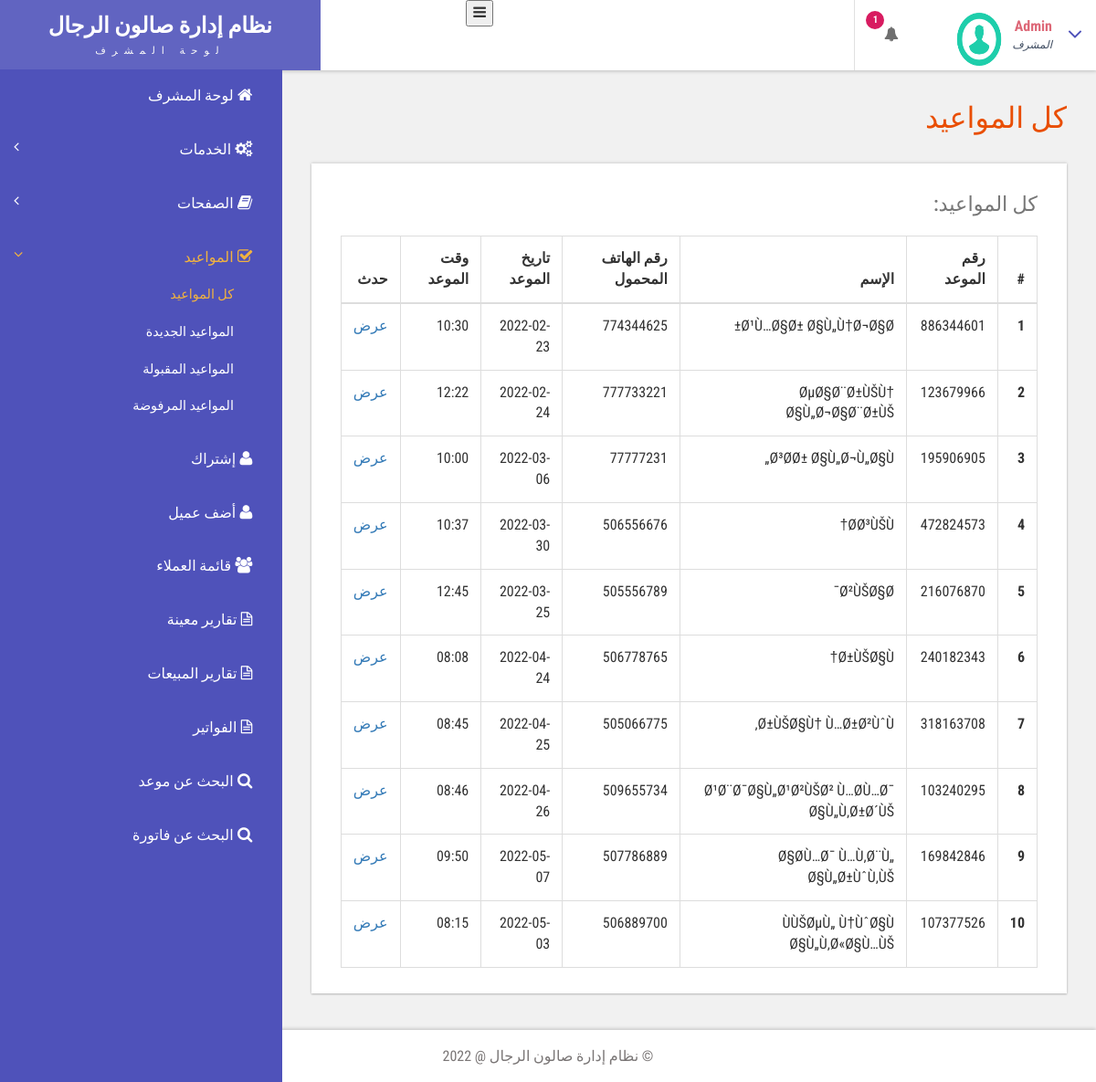
Page /admin/all-appointment.php (signed in) on the committed database.
### tables this page shows
CREATE TABLE `tblappointment` (
  `ID` int(10) NOT NULL,
  `AptNumber` varchar(80) DEFAULT NULL,
  `Name` varchar(120) DEFAULT NULL,
  `Email` varchar(120) DEFAULT NULL,
  `PhoneNumber` bigint(11) DEFAULT NULL,
  `AptDate` varchar(120) DEFAULT NULL,
  `AptTime` varchar(120) DEFAULT NULL,
  `Services` varchar(120) DEFAULT NULL,
  `ApplyDate` timestamp NULL DEFAULT CURRENT_TIMESTAMP,
  `Remark` varchar(250) NOT NULL,
  `Status` varchar(50) NOT NULL,
  `RemarkDate` timestamp NOT NULL DEFAULT '0000-00-00 00:00:00' ON UPDATE CURRENT_TIMESTAMP
);

### admin/all-appointment.php (the view, shortened to what this page needs)
<?php
include('includes/dbconnection.php');
if (strlen($_SESSION['bpmsaid']==0)) {
  header('location:logout.php');
  } else{
  ?>
<!DOCTYPE HTML>
<html lang="ar">
<head>
<link href="css/bootstrap.css" rel='stylesheet' type='text/css' />
<link href="css/style.css" rel='stylesheet' type='text/css' />
<link href="css/font-awesome.css" rel="stylesheet">
<link href="css/animate.css" rel="stylesheet" type="text/css" media="all">
<link href="css/custom.css" rel="stylesheet">
</head>
<body class="cbp-spmenu-push" dir="rtl">
	<div class="main-content">
		 <?php include_once('includes/sidebar.php');?>
		 <?php include_once('includes/header.php');?>
		<div id="page-wrapper">
			<div class="main-page">
				<div class="tables">
					<h3 class="title1">كل المواعيد</h3>
					<div class="table-responsive bs-example widget-shadow">
						<h4>كل المواعيد:</h4>
						<table class="table table-bordered"> <thead> <tr> <th>#</th> <th> رقم الموعد</th> <th>الإسم</th><th>رقم الهاتف المحمول</th> <th>تاريخ الموعد</th><th>وقت الموعد</th><th>حدث</th> </tr> </thead> <tbody>
<?php
$ret=mysqli_query($con,"select *from  tblappointment");
$cnt=1;
while ($row=mysqli_fetch_array($ret)) {
?>
						 <tr> <th scope="row"><?php echo $cnt;?></th> <td><?php  echo $row['AptNumber'];?></td> <td><?php  echo $row['Name'];?></td><td><?php  echo $row['PhoneNumber'];?></td><td><?php  echo $row['AptDate'];?></td> <td><?php  echo $row['AptTime'];?></td> <td><a href="view-appointment.php?viewid=<?php echo $row['ID'];?>">عرض</a></td> </tr>   <?php
$cnt=$cnt+1;
}?></tbody> </table>
					</div>
				</div>
			</div>
		</div>
		 <?php include_once('includes/footer.php');?>
	</div>
</body>
</html>
<?php }  ?>

### admin/includes/header.php (shortened to what this page needs)
<div class="sticky-header header-section ">
      <div class="header-left">
        <button id="showLeftPush"><i class="fa fa-bars"></i></button>
        <div class="logo">
          <a href="index.html">
            <h1>نظام إدارة صالون الرجال  </h1>
            <span>لوحة المشرف</span>
          </a>
        </div>
      </div>
      <div class="header-right">
        <div class="profile_details_left">
          <ul class="nofitications-dropdown">
            <?php
$ret1=mysqli_query($con,"select ID,Name from  tblappointment where Status=''");
$num=mysqli_num_rows($ret1);
?>
            <li class="dropdown head-dpdn">
              <a href="#" class="dropdown-toggle" data-toggle="dropdown" aria-expanded="false"><i class="fa fa-bell"></i><span class="badge blue"><?php echo $num;?></span></a>
            </li>
          </ul>
          <div class="clearfix"> </div>
        </div>
        <div class="profile_details">
        <?php
$adid=$_SESSION['bpmsaid'];
$ret=mysqli_query($con,"select AdminName from tbladmin where ID='$adid'");
$row=mysqli_fetch_array($ret);
$name=$row['AdminName'];
?>
          <ul>
            <li class="dropdown profile_details_drop">
              <a href="#" class="dropdown-toggle" data-toggle="dropdown" aria-expanded="false">
                <div class="profile_img">
                  <span class="prfil-img"><img src="images/download (1).png" alt="" width="50" height="60"> </span>
                  <div class="user-name">
                    <p><?php echo $name; ?></p>
                    <span>المشرف</span>
                  </div>
                  <i class="fa fa-angle-down lnr"></i>
                  <div class="clearfix"></div>
                </div>
              </a>
            </li>
          </ul>
        </div>
      </div>
      <div class="clearfix"> </div>
    </div>

### admin/css/style.css (style rules this page uses)
h4, h5, h6, h1, h2, h3 { margin: 0; }
ul, ol { margin: 0; }
p { margin: 0; }
html, body { font-family: 'Roboto Condensed', sans-serif; font-size: 100%; overflow-x: hidden; background: #fff; }
body a { transition: 0.5s all ease; -webkit-transition: 0.5s all ease; -moz-transition: 0.5s all ease; -o-transition: 0.5s all ease; -ms-transition: 0.5s all ease; text-decoration:none; }
h1,h2,h3,h4,h5,h6 { margin:0; }
p { margin:0; }
ul,label { margin:0; padding:0; }
.main-content { position: relative; }
.sticky-header { position: fixed; top: 0; left:0px; width: 100%; z-index: 100; }
.header-section { background:#FFF; box-shadow: 1px 1px 4px rgba(0, 0, 0, 0.21); -webkit-box-shadow: 1px 1px 4px rgba(0, 0, 0, 0.21); -moz-box-shadow: 1px 1px 4px rgba(0, 0, 0, 0.21); -o-box-shadow: 1px 1px 4px rgba(0, 0, 0, 0.21); }
.header-section::after { clear: both; display: block; content: ''; }
.header-left { float: left; width: 45%; }
.header-right { float: right; }
.cbp-spmenu-push { overflow-x: hidden; position: relative; }
.cbp-spmenu, .cbp-spmenu-push { -webkit-transition: all 0.3s ease; -moz-transition: all 0.3s ease; transition: all 0.3s ease; }
.cbp-spmenu-push div#page-wrapper { margin: 0 0 0 19.3em; transition:.5s all; -webkit-transition:.5s all; -moz-transition:.5s all; }
.fa { display: inline-block; font-family: FontAwesome; font-style: normal; font-weight: normal; line-height: 1; -webkit-font-smoothing: antialiased; -moz-osx-font-smoothing: grayscale; }
.logo { background: #6164C1; text-align: center; float: left; }
.logo a { padding: 0.9em 3.3em .7em; display: block; text-decoration: none; }
.logo a h1 { color: #fff; font-size: 1.5em; line-height: 1.2em; font-weight: 700; }
.logo a span { color: #F8F8F8; font-size: .7em; text-align: center; letter-spacing: 7px; }
.profile_details_left { float: left; }
li.dropdown.head-dpdn { display: inline-block; padding: 1.7em 0; border-left: 1px solid #E0E0E0; float: left; }
li.dropdown.head-dpdn a.dropdown-toggle { padding: 1.7em 2em; }
i.fa.fa-bell { color:#6F6F6F; }
.header-right span.badge { font-size: 11px; font-weight: bold; color: #FFF; background: #8BC34A; line-height: 15px; width: 20px; height: 20px; border-radius: 2em; -webkit-border-radius: 2em; -moz-border-radius: 2em; -o-border-radius: 2em; text-align: center; display: inline-block; position: absolute; top: 16%; padding: 2px 0 0; }
.header-right span.blue { background-color:#D81B60; }
.profile_details { float: right; }
.profile_details_drop a.dropdown-toggle { display:block; padding: 0.8em 3em 0 2em; }
.profile_img span.prfil-img { float:left; }
.user-name { float:left; margin-top:8px; margin-left:11px; height:35px; }
.profile_details ul li { list-style-type:none; position:relative; }
.profile_details li a i.fa.lnr { position: absolute; top: 34%; right: 8%; color: #4F52BA; font-size: 1.6em; }
.user-name p { font-size:1em; color:#DD6777; line-height:1em; font-weight:700; }
.user-name span { font-size: .75em; font-style: italic; color: #424f63; font-weight: normal; margin-top: .3em; }
.widget-shadow { background-color: #fff; box-shadow: 0 -1px 3px rgba(0,0,0,.12),0 1px 2px rgba(0,0,0,.24); -webkit-box-shadow: 0 -1px 3px rgba(0,0,0,.12),0 1px 2px rgba(0,0,0,.24); -moz-box-shadow: 0 -1px 3px rgba(0,0,0,.12),0 1px 2px rgba(0,0,0,.24); }
h3.title1 { font-size: 2em; color: #e94e02; margin-bottom: 0.8em; }
.table > thead > tr > th, .table > tbody > tr > th, .table > tfoot > tr > th, .table > thead > tr > td, .table > tbody > tr > td, .table > tfoot > tr > td { border-top: none; }
.tables h4 { font-size: 1.4em; margin-bottom: 1em; color: #777777; }
.tables .panel-body ,.tables .bs-example { padding: 2em 2em 0.5em; }
.tables .table > thead > tr > th, .tables .table > tbody > tr > th, .tables .table > tfoot > tr > th, .tables .table > thead > tr > td, .tables .table > tbody > tr > td, .tables .table > tfoot > tr > td { padding: 13px; border-top: 1px solid #E0E0E0; }
.bs-example { margin-top: 2em; }

### admin/css/custom.css (style rules this page uses)
#page-wrapper { padding:7em 2em 2.5em; background-color: #F1F1F1; }

### rows in the picture
tblappointment: AptNumber "886344601", Name "Ø¹Ù…Ø§Ø± Ø§Ù„Ù†Ø¬Ø§Ø±", PhoneNumber "774344625", AptDate "2022-02-23", AptTime "10:30"
tblappointment: AptNumber "123679966", Name "ØµØ§Ø¨Ø±ÙŠÙ† Ø§Ù„Ø¬Ø§Ø¨Ø±ÙŠ", PhoneNumber "777733221", AptDate "2022-02-24", AptTime "12:22"
tblappointment: AptNumber "195906905", Name "Ø³Ø­Ø± Ø§Ù„Ø¬Ù„Ø§Ù„", PhoneNumber "77777231", AptDate "2022-03-06", AptTime "10:00"
tblappointment: AptNumber "472824573", Name "Ø­Ø³ÙŠÙ†", PhoneNumber "506556676", AptDate "2022-03-30", AptTime "10:37"
tblappointment: AptNumber "216076870", Name "Ø²ÙŠØ§Ø¯", PhoneNumber "505556789", AptDate "2022-03-25", AptTime "12:45"
tblappointment: AptNumber "240182343", Name "Ø±ÙŠØ§Ù†", PhoneNumber "506778765", AptDate "2022-04-24", AptTime "08:08"
tblappointment: AptNumber "318163708", Name "Ø±ÙŠØ§Ù† Ù…Ø±Ø²ÙˆÙ‚", PhoneNumber "505066775", AptDate "2022-04-25", AptTime "08:45"
tblappointment: AptNumber "103240295", Name "Ø¹Ø¨Ø¯Ø§Ù„Ø¹Ø²ÙŠØ² Ù…Ø­Ù…Ø¯ Ø§Ù„Ù‚Ø±Ø´ÙŠ", PhoneNumber "509655734", AptDate "2022-04-26", AptTime "08:46"
tblappointment: AptNumber "169842846", Name "Ø§Ø­Ù…Ø¯ Ù…Ù‚Ø¨Ù„ Ø§Ù„Ø±ÙˆÙ‚ÙŠ", PhoneNumber "507786889", AptDate "2022-05-07", AptTime "09:50"
tblappointment: AptNumber "107377526", Name "ÙÙŠØµÙ„ Ù†ÙˆØ§Ù Ø§Ù„Ù‚Ø«Ø§Ù…ÙŠ", PhoneNumber "506889700", AptDate "2022-05-03", AptTime "08:15"

### other values in the picture
$num "1"
$name "Admin"
